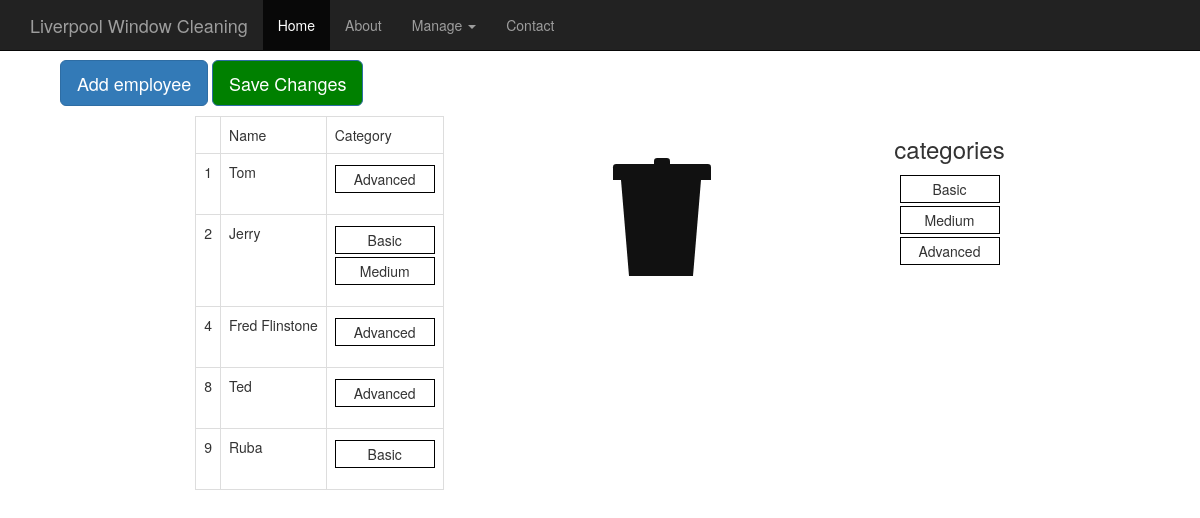
/daily/employees, run on the app's committed database.
### daily/models.py (models this page shows, shortened)
class Employee(models.Model):
  name = models.CharField(max_length=100)
  category = models.ManyToManyField(Category)

class Category(models.Model):
  name = models.CharField(max_length=100)

### daily/views.py (the view)
def manage_employees(request):
  employees = Employee.objects.all()
  categories = Category.objects.all()
  context = {'employees': employees, 'cats': categories}
  return render(request, 'daily/employees.html', context)

### daily/templates/daily/employees.html (shortened to what this page needs)
{% extends 'daily/base.html' %}
{% load static %}
{% block content %}
        <div id="form-fields">
          <button type="button" class="btn btn-primary btn-lg"
            id="new-emp-button" onclick="addEmployee()">Add employee</button>
          <button type="button" class="btn btn-primary btn-lg"
            id="save-button" onclick="updateEmployees()">Save Changes</button>
        </div>
        <div class="h-box">
          <table class="table table-bordered" id="daily-table">
            <tbody>
              <tr>
                <td> </td>
                <td>Name</td>
                <td>Category</td>
              </tr>
              {% for emp in employees.all %}
              <tr class="emp">
                <td>{{ emp.id }}</td>
                <td class="emp-name-td">{{ emp.name }}</td>
                <td>
                  <ol class='sortable_with_drop cat_list'>
                    {% for cat in emp.category.all %}
                    <li class="flex-li cat">{{ cat.name }}</li>
                      {% endfor %}
                  </ol>
                </td>
              </tr>
              {% endfor %}
            </tbody>
          </table>
          <ol class='trash category_trash'>
            <li>
                <div class="lid"></div>
                <div class="lidcap"></div>
                <div class="bin"></div>
                </li>
              </ol>
          <div class="v-box" id="sources">
            <div class="cats-list">
            <h3>categories</h3>
            <ol class='sortable_with_no_drop' id="cats-source">
              {% for cat in cats.all %}
              <li class="flex-li category">{{ cat.name }}</li>
              {% endfor %}
            </ol>
          </div>
          </div>
        </div>
      </body>
      {% endblock %}

### daily/static/daily/daily.css (style rules this page uses)
.flex-li { border: 1px solid black; margin: 3px auto; padding: 3px; width: 100px; text-align: center; }
.h-box { padding: 0; margin: 0; list-style: none; display: -webkit-box; display: -moz-box; display: -ms-flexbox; display: -webkit-flex; display: flex; flex-direction: row; justify-content: space-around; }
.v-box { padding: 0; margin: 0; list-style: none; display: -webkit-box; display: -moz-box; display: -ms-flexbox; display: -webkit-flex; display: flex; flex-direction: column; }
#sources { margin: 0 auto; }
#form-fields { padding: 10px; }
#save-button { //display: none; background: green; }
#daily-table { float: left; width: auto; margin: 0 auto; }
ol { display: inline-block; -webkit-padding-start: 0px; list-style-type: none; //height: 100%; width: 100%; min-height: 30px; }
ol li { float: center; }
body { padding: 50px; margin: auto; }

### daily/static/daily/trash.css (style rules this page uses)
.trash { background: #ffffff; position: relative; width: 160px; height: 160px; //margin: 50px auto 0; border-radius: 4px; transition: box-shadow .2s ease; }
.lidcap, .lid, .bin { position: absolute; }
.lidcap, .lid { border-top-left-radius: 3.2px; border-top-right-radius: 3.2px; background: #111; transition: transform .2s linear, margin .2s linear; }
.lidcap { bottom: 110.4px; left: 65px; height: 8px; width: 16px; }
.lid { bottom: 96px; left: 24px; width: 98px; height: 16px; }
.bin { bottom: 0; left: 32px; width: 80px; border-top: 96px solid #111; border-left: 8px solid transparent; border-right: 8px solid transparent; }

### data on the page
Employee: id "1", name "Tom"
Category: name "Advanced"
Employee: id "2", name "Jerry"
Category: name "Basic"
Category: name "Medium"
Employee: id "4", name "Fred Flinstone"
Employee: id "8", name "Ted"
Employee: id "9", name "Ruba"
